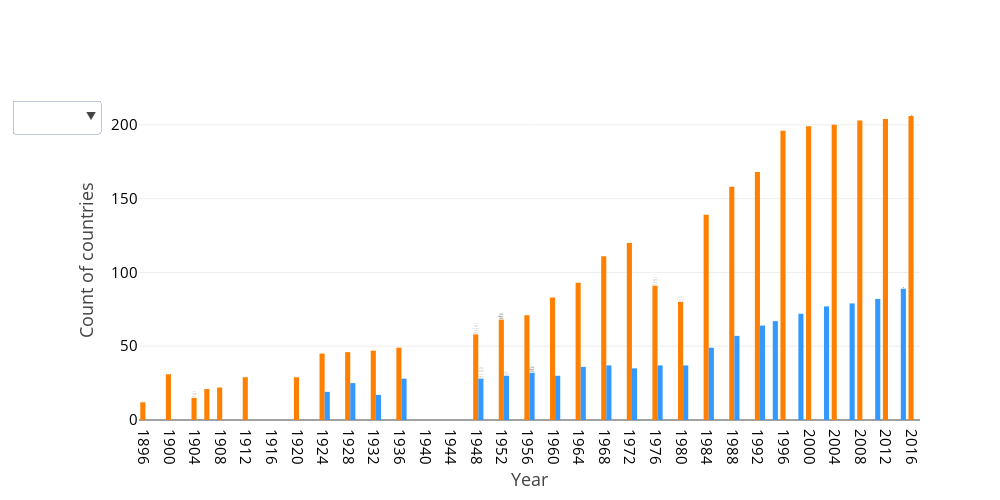

The notebook cell saved with this chart:
### Code cell
init_notebook_mode(connected=True)

years = df2.Year.values.tolist()
years_txt = [str(y) for y in years]
data1 = go.Bar(x=df3.Year, y=df3.NOC, text=df3.text, hoverinfo='text', marker=dict(color='#ff8000'), name='Summer', 
               showlegend=False)

years2 = df4.Year.values.tolist()
years2_txt = [str(y) for y in years2]
data2 = go.Bar(x=df5.Year, y=df5.NOC, text=df5.text, hoverinfo='text', marker=dict(color='#3399ff'), name='Winter', 
               showlegend=False)

data = [data1, data2]

annotations1 = [dict(x=1904, y=15, xref='x', yref='y', text='Russo-Japanese War', ax=1, ay=-200,
                    font=dict(size=15, color='#34495e'), align='center', arrowwidth=2, bordercolor='red', 
                    borderwidth=0, borderpad=0, bgcolor='#fbfcfc', opacity=0.8), 
               dict(x=1914, y=0, xref='x', yref='y', text='World War I', ax=1, ay=-180, 
                    font=dict(size=15, color='#34495e'), align='center', arrowwidth=2, bordercolor='red',
                    borderwidth=0, borderpad=0, bgcolor='#fbfcfc', opacity=0.8), 
               dict(x=1940, y=0, xref='x', yref='y', text='World War II', ax=1, ay=-180, 
                    font=dict(size=15, color='#34495e'), align='center', arrowwidth=2, bordercolor='red',
                    borderwidth=0, borderpad=0, bgcolor='#fbfcfc', opacity=0.8), 
               dict(x=1980, y=80, xref='x', yref='y', text='Soviet invasion of Afghanistan', ax=1, ay=-200,
                    font=dict(size=15, color='#34495e'), align='center', arrowwidth=2, bordercolor='red', 
                    borderwidth=0, borderpad=0, bgcolor='#fbfcfc', opacity=0.8)]
annotations2 = [dict(x=1940, y=0, xref='x', yref='y', text='World War II', ax=1, ay=-180, 
                    font=dict(size=15, color='#34495e'), align='center', arrowwidth=2, bordercolor='blue',
                    borderwidth=0, borderpad=0, bgcolor='#fbfcfc', opacity=0.8), 
               dict(x=1994, y=67, xref='x', yref='y', text='Summer and Winter games seperated', ax=1, ay=-200,
                    font=dict(size=15, color='#34495e'), align='center', arrowwidth=2, bordercolor='blue', 
                    borderwidth=0, borderpad=0, bgcolor='#fbfcfc', opacity=0.8)]
                    
updatemenus = list([dict(active=-1, buttons=list([   
            dict(label='Summer', method='update',
                 args = [{'visible': [True, False]}, {'title': 'Participation in Summer Olympics', 
                                                      'annotations': annotations1, 'titlefont': dict(size=20)}]),
            dict(label='Winter', method='update',
                 args = [{'visible': [False, True]}, {'title': 'Participation in Winter Olympics', 
                                                      'annotations': annotations2, 'titlefont': dict(size=20)}])
            ]))])

layout1 = dict(showlegend=False, updatemenus=updatemenus, height=500, width=1000, 
              xaxis=dict(title='Year', titlefont=dict(size=18), showticklabels=True, tickfont=dict(size=15, color='black'), 
                        dtick=4), 
               yaxis=dict(title='Count of countries', titlefont=dict(size=18), showticklabels=True, 
                               tickfont=dict(size=15, color='black')))

fig1 = go.Figure(data, layout=layout1)
plotly.offline.iplot(fig1, filename='Olympics1')

### Figure 1 — Plotly figure (JSON) as saved in the notebook; plotly's stock layout.template omitted (floating-point values rounded to 4 significant figures)
{"data": [{"hoverinfo": "text", "marker": {"color": "#ff8000"}, "name": "Summer", "showlegend": false, "text": ["1896<br>12 participting teams", "", "1904<br>Absent:<br>Russia<br>Japan", "", "", "", "", "", "", "", "", "1948<br>Debut:<br>Iran<br>Venezuela<br><br>Absent:<br>Germany<br>Japan", "1952<br>Debut:<br>USSR", "", "", "", "", "", "1976<br>Absent:<br>Egypt<br>Nigeria<br>Kenya", "1980<br>Absent:<br>United States<br>Japan<br>Canada", "", "", "", "", "", "", "", "", "2016<br>206 participating teams"], "type": "bar", "uid": "2596cbe8-b51b-11e8-a3d3-d2577b2f97ca", "x": [1896, 1900, 1904, 1906, 1908, 1912, 1920, 1924, 1928, 1932, 1936, 1948, 1952, 1956, 1960, 1964, 1968, 1972, 1976, 1980, 1984, 1988, 1992, 1996, 2000, 2004, 2008, 2012, 2016], "y": [12, 31, 15, 21, 22, 29, 29, 45, 46, 47, 49, 58, 68, 71, 83, 93, 111, 120, 91, 80, 139, 158, 168, 196, 199, 200, 203, 204, 206]}, {"hoverinfo": "text", "marker": {"color": "#3399ff"}, "name": "Winter", "showlegend": false, "text": ["1924<br>19 participting teams", "", "", "", "1948<br>Debut:<br>Denmark<br>Korea<br><br>Absent:<br>Germany<br>Japan", "1952<br>Debut:<br>Portugal<br>New Zealand", "1956<br>Debut:<br>USSR", "", "", "", "", "", "", "", "", "", "", "", "", "", "", "2014<br>89 participating teams"], "type": "bar", "uid": "2596cbe9-b51b-11e8-a59f-d2577b2f97ca", "x": [1924, 1928, 1932, 1936, 1948, 1952, 1956, 1960, 1964, 1968, 1972, 1976, 1980, 1984, 1988, 1992, 1994, 1998, 2002, 2006, 2010, 2014], "y": [19, 25, 17, 28, 28, 30, 32, 30, 36, 37, 35, 37, 37, 49, 57, 64, 67, 72, 77, 79, 82, 89]}], "layout": {"height": 500, "showlegend": false, "updatemenus": [{"active": -1, "buttons": [{"args": [{"visible": [true, false]}, {"annotations": [{"align": "center", "arrowwidth": 2, "ax": 1, "ay": -200, "bgcolor": "#fbfcfc", "bordercolor": "red", "borderpad": 0, "borderwidth": 0, "font": {"color": "#34495e", "size": 15}, "opacity": 0.8, "text": "Russo-Japanese War", "x": 1904, "xref": "x", "y": 15, "yref": "y"}, {"align": "center", "arrowwidth": 2, "ax": 1, "ay": -180, "bgcolor": "#fbfcfc", "bordercolor": "red", "borderpad": 0, "borderwidth": 0, "font": {"color": "#34495e", "size": 15}, "opacity": 0.8, "text": "World War I", "x": 1914, "xref": "x", "y": 0, "yref": "y"}, {"align": "center", "arrowwidth": 2, "ax": 1, "ay": -180, "bgcolor": "#fbfcfc", "bordercolor": "red", "borderpad": 0, "borderwidth": 0, "font": {"color": "#34495e", "size": 15}, "opacity": 0.8, "text": "World War II", "x": 1940, "xref": "x", "y": 0, "yref": "y"}, {"align": "center", "arrowwidth": 2, "ax": 1, "ay": -200, "bgcolor": "#fbfcfc", "bordercolor": "red", "borderpad": 0, "borderwidth": 0, "font": {"color": "#34495e", "size": 15}, "opacity": 0.8, "text": "Soviet invasion of Afghanistan", "x": 1980, "xref": "x", "y": 80, "yref": "y"}], "title": "Participation in Summer Olympics", "titlefont": {"size": 20}}], "label": "Summer", "method": "update"}, {"args": [{"visible": [false, true]}, {"annotations": [{"align": "center", "arrowwidth": 2, "ax": 1, "ay": -180, "bgcolor": "#fbfcfc", "bordercolor": "blue", "borderpad": 0, "borderwidth": 0, "font": {"color": "#34495e", "size": 15}, "opacity": 0.8, "text": "World War II", "x": 1940, "xref": "x", "y": 0, "yref": "y"}, {"align": "center", "arrowwidth": 2, "ax": 1, "ay": -200, "bgcolor": "#fbfcfc", "bordercolor": "blue", "borderpad": 0, "borderwidth": 0, "font": {"color": "#34495e", "size": 15}, "opacity": 0.8, "text": "Summer and Winter games seperated", "x": 1994, "xref": "x", "y": 67, "yref": "y"}], "title": "Participation in Winter Olympics", "titlefont": {"size": 20}}], "label": "Winter", "method": "update"}]}], "width": 1000, "xaxis": {"dtick": 4, "showticklabels": true, "tickfont": {"color": "black", "size": 15}, "title": "Year", "titlefont": {"size": 18}}, "yaxis": {"showticklabels": true, "tickfont": {"color": "black", "size": 15}, "title": "Count of countries", "titlefont": {"size": 18}}}}
